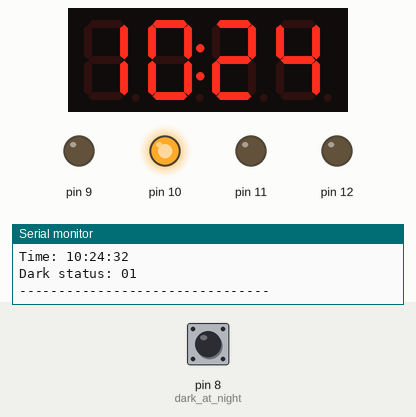
A sketch run on a simulated Arduino Uno, built with avr-gcc and run on an emulated ATmega328P. On the bench: 4-digit seven-segment display, output pins drawn as LEDs (lit = HIGH), the last lines printed to the serial monitor. Inputs (shaded band) come from the test bench; at power-on: pin 8 (dark_at_night) HIGH. The local clock reads 2024-03-15 10:24:30 at power-on unless the sketch sets it.

Above: at 2.9 s.
3.0 s: pin 8 (dark_at_night) pulled LOW for 1.3 s
At 5.3 s:
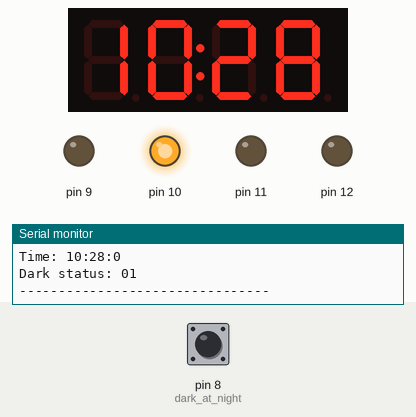
5.8 s: pin 8 (dark_at_night) pulled LOW for 1.3 s
At 8.2 s:
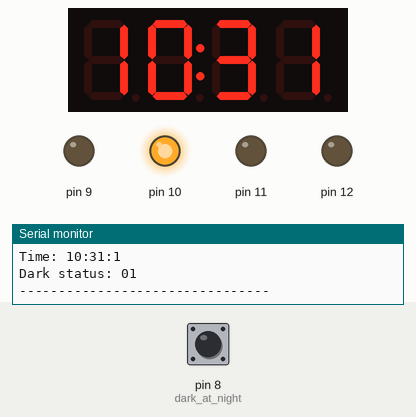
8.6 s: pin 8 (dark_at_night) pulled LOW for 3.2 s
At 12.5 s:
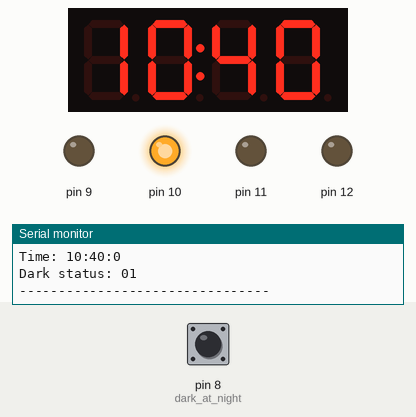
Timing chart, 0 to 14.0 s (numbered marks = the images above; inputs shaded):
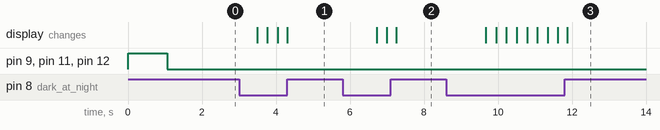

The sketch:

Terrarium.ino
```cpp
#include <DS3231.h>
#include <TM1637Display.h>
#include <Wire.h>

// 7-segment display connection pins (Digital Pins)
#define CLK 6
#define DIO 7
TM1637Display display(CLK, DIO);

DS3231 rtc(SDA, SCL);
Time t;
boolean dark = false;
int hourchange = 0;
int BUTTONstate = 0;

void setup() {

  pinMode(12, OUTPUT);
  pinMode(11, OUTPUT);
  pinMode(10, OUTPUT);
  pinMode(9, OUTPUT);
  pinMode(8, INPUT_PULLUP);  //dark at night
  digitalWrite(12, HIGH);
  digitalWrite(11, HIGH);
  digitalWrite(10, HIGH);
  digitalWrite(9, HIGH);
  Serial.begin(9600);
  // Initialize the rtc object
  Wire.begin();
  rtc.begin();
  display.setBrightness(0x0f);
  // The following lines can be uncommented to set the date and time
  //rtc.setDOW(MONDAY);     // Set Day-of-Week to SUNDAY
  //rtc.setTime(23, 01, 20);     // Set the time to 12:00:00 (24hr format)
  //rtc.setDate(21, 8, 2023);   // Set the date to DD/MM/YYYY
}


void loop() {
  t = rtc.getTime();  // Get data from the DS3231
  int hour = t.hour;
  int minute = t.min;
  int time_to_display = (hour * 100) + minute;

  // Display the time
  display.showNumberDecEx(time_to_display, 0x40, true);

  BUTTONstate = digitalRead(8);

  if (BUTTONstate == LOW) {
    int newMinutes = t.min + 1;
    int newHours = t.hour;
    if (t.min == 59) {
      newMinutes = 0;
      newHours++;
      if (newHours == 24) {
        newHours = 0;
      }
    }
    rtc.setTime(newHours, newMinutes, 00);
    delay(250);
    return;
  };

  // Send date over serial connection
  Serial.print("Date: ");
  Serial.print(t.date, DEC);
  Serial.print("/");
  Serial.print(t.mon, DEC);
  Serial.print("/");
  Serial.print(t.year, DEC);
  Serial.println();

  // Send Day-of-Week and time
  Serial.print("Day of Week: ");
  Serial.print(t.dow, DEC);
  Serial.println();

  Serial.print("Time: ");
  Serial.print(t.hour, DEC);
  Serial.print(":");
  Serial.print(t.min, DEC);
  Serial.print(":");
  Serial.print(t.sec, DEC);
  Serial.println();
  Serial.print("Dark status: ");
  Serial.print(hourchange, DEC);
  Serial.print(BUTTONstate, DEC);
  Serial.println();
  Serial.println("--------------------------------");

  delay(1000);  //Delay is for displaying the time in 1 second interval.


  if (t.hour >= 7 && t.hour <= 21)  // RG LED ; 7:00 - 21:59
  {
    digitalWrite(12, LOW);
  } else {
    digitalWrite(12, HIGH);
  }

  if (t.hour >= 7 && t.hour <= 21)  // B LED ; 7:00 - 2:00
  {
    digitalWrite(11, LOW);
  } else {
    if ((t.hour > 21 /* || t.hour < 2*/) && dark == false) {
      digitalWrite(11, LOW);
    } else {
      digitalWrite(11, HIGH);
    }
  }

  if (t.hour == 4) {
    dark = false;
  }

  if ((t.hour == 7 && t.min == 1 && t.sec < 30) || (t.hour == 22 && t.min == 1 && t.sec < 30))  // Water sprinkler ; 7:01, 22:01, 30 seconds
  {
    digitalWrite(10, LOW);
  } else {
    digitalWrite(10, HIGH);
  }

  if (t.hour >= 7 && t.hour <= 21)  // Heater ; 7:00 - 21:59
  {
    digitalWrite(9, LOW);
  } else {
    digitalWrite(9, HIGH);
  }
}
```

Measured:
- after the input at 3.0 s, the display: first changes after 0.49 s (image 1 shows a later state)
- after the input at 5.8 s, the display: first changes after 0.92 s (image 2 shows a later state)
- after the input at 8.6 s, the display: first changes after 1.1 s (image 3 shows a later state)
